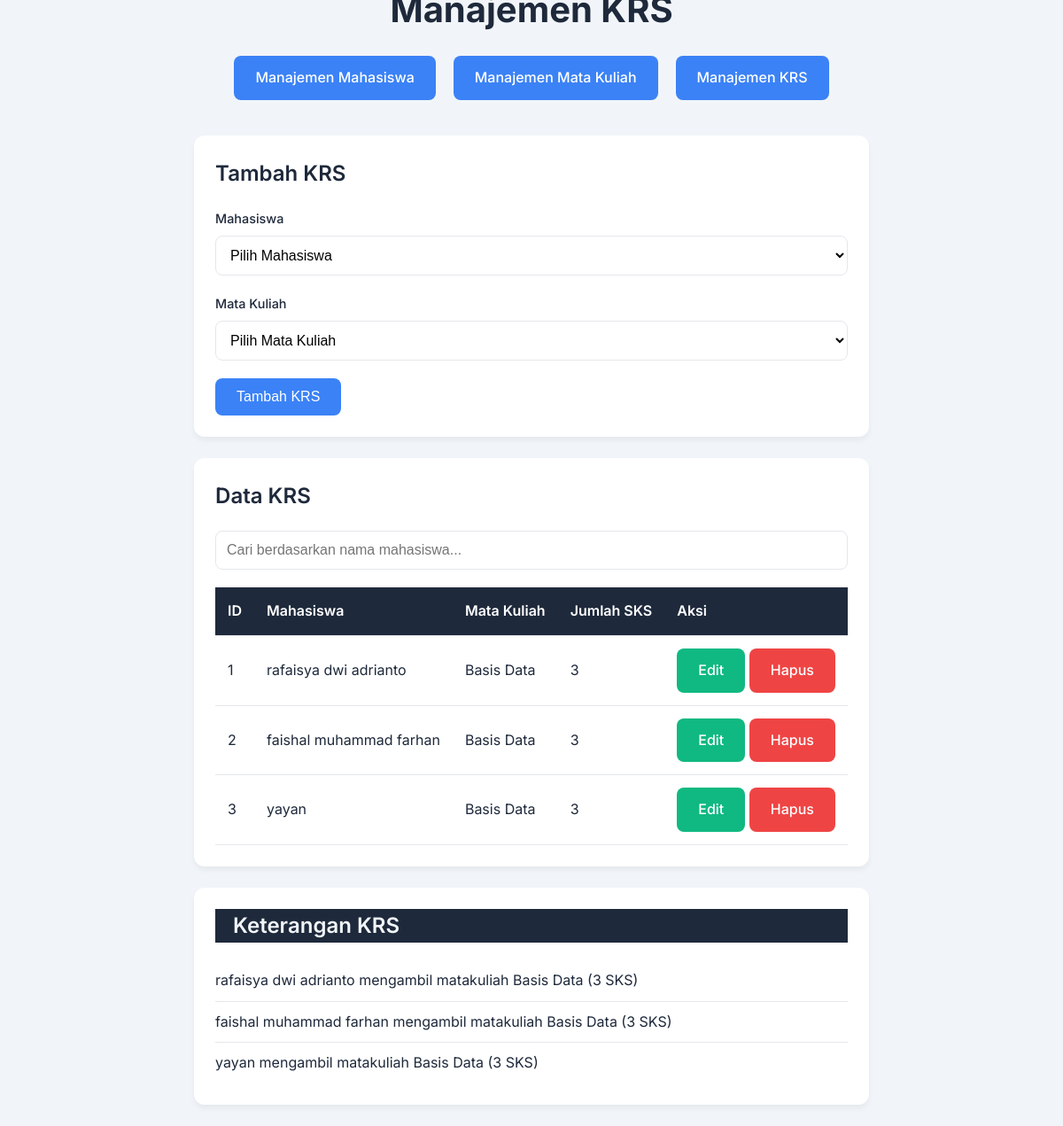
The page /krs.php on the database its author committed.
### tables this page shows
CREATE TABLE `krs` (
  `id` int(11) NOT NULL,
  `mahasiswa_npm` char(13) DEFAULT NULL,
  `matakuliah_kodemk` char(6) DEFAULT NULL
);

CREATE TABLE `mahasiswa` (
  `npm` char(13) NOT NULL,
  `nama` varchar(50) NOT NULL,
  `jurusan` enum('Teknik Informatika','Sistem Informasi') NOT NULL,
  `alamat` text DEFAULT NULL
);

CREATE TABLE `matakuliah` (
  `kodemk` char(6) NOT NULL,
  `nama` varchar(50) NOT NULL,
  `jumlah_sks` int(11) NOT NULL
);

### krs.php (the view, shortened to what this page needs)
<?php
include "connection.php";
$krs = $conn->query("SELECT krs.id, mhs.nama AS nama_mhs, mk.nama AS nama_mk, mk.jumlah_sks
                     FROM krs
                     JOIN mahasiswa mhs ON krs.mahasiswa_npm = mhs.npm
                     JOIN matakuliah mk ON krs.matakuliah_kodemk = mk.kodemk");
?>
<!DOCTYPE html>
<html lang="id">
<head>
    <link rel="stylesheet" href="style.css">
</head>
<body>
    <div class="container">
        <header class="krs">
            <h1>Manajemen KRS</h1>
            <div class="navigation">
                <a href="mahasiswa.php" class="btn btn-primary">Manajemen Mahasiswa</a>
                <a href="matakuliah.php" class="btn btn-primary">Manajemen Mata Kuliah</a>
                <a href="krs.php" class="btn btn-primary">Manajemen KRS</a>
            </div>
        </header>
        <div class="card">
            <h2>Tambah KRS</h2>
            <form method="POST" action="tambah_krs.php">
                <div class="form-group">
                    <label for="mahasiswa_npm">Mahasiswa</label>
                    <select id="mahasiswa_npm" name="mahasiswa_npm" required>
                        <option value="">Pilih Mahasiswa</option>
                    </select>
                </div>
                <div class="form-group">
                    <label for="matakuliah_kodemk">Mata Kuliah</label>
                    <select id="matakuliah_kodemk" name="matakuliah_kodemk" required>
                        <option value="">Pilih Mata Kuliah</option>
                    </select>
                </div>
                <button type="submit" class="btn btn-primary">Tambah KRS</button>
            </form>
        </div>
        <div class="card">
            <h2>Data KRS</h2>
            <div class="search-container">
                <input type="text" id="searchInput" class="search-input" placeholder="Cari berdasarkan nama mahasiswa...">
            </div>
            <table id="krsTable">
                <thead>
                    <tr>
                        <th>ID</th>
                        <th>Mahasiswa</th>
                        <th>Mata Kuliah</th>
                        <th>Jumlah SKS</th>
                        <th>Aksi</th>
                    </tr>
                </thead>
                <tbody>
                    <?php
                    $krs->data_seek(0);
                    while($k = $krs->fetch_assoc()):
                    ?>
                        <tr>
                            <td><?= $k['id'] ?></td>
                            <td><?= $k['nama_mhs'] ?></td>
                            <td><?= $k['nama_mk'] ?></td>
                            <td><?= $k['jumlah_sks'] ?></td>
                            <td>
                                <a href="edit_krs.php?id=<?= $k['id'] ?>" class="btn btn-success">Edit</a>
                                <a href="hapus_krs.php?id=<?= $k['id'] ?>" class="btn btn-danger" onclick="return confirm('Yakin ingin menghapus data ini?')">Hapus</a>
                            </td>
                        </tr>
                    <?php endwhile; ?>
                </tbody>
            </table>
        </div>
        <div class="card">
            <h2 class="krs-head-actv">Keterangan KRS</h2>
            <ul class="krs-description">
                <?php
                $krs->data_seek(0);
                while($k = $krs->fetch_assoc()):
                ?>
                    <li><?= $k['nama_mhs'] ?> mengambil matakuliah <?= $k['nama_mk'] ?> (<?= $k['jumlah_sks'] ?> SKS)</li>
                <?php endwhile; ?>
            </ul>
        </div>
    </div>
</body>
</html>

### style.css (style rules this page uses)
:root { --primary-color: #1e293b; --accent-color: #3b82f6; --success-color: #10b981; --danger-color: #ef4444; --background: #f1f5f9; --card-bg: #ffffff; --text-color: #1e293b; --border-color: #e5e7eb; --shadow: 0 4px 6px rgba(0, 0, 0, 0.05); --secondary-color: #6b7280; }
* { box-sizing: border-box; margin: 0; padding: 0; }
body { height: 100vh; width: 100%; display: flex; justify-content: center; align-items: center; font-family: 'Inter', sans-serif; background-color: var(--background); color: var(--text-color); line-height: 1.6; }
.container { max-width: 1200px; margin: 40px auto; padding: 0 20px; }
header { text-align: center; margin-bottom: 40px; display: flex; justify-content: space-between; align-items: center; }
header h1 { font-size: 2.5rem; font-weight: 700; color: var(--primary-color); }
.krs { display: flex; justify-content: space-between; align-items: center; flex-direction: column; padding-top: 450px; }
.navigation { display: flex; flex-wrap: wrap; padding-top: 20px; gap: 20px; justify-content: center; }
.card { background: var(--card-bg); border-radius: 12px; padding: 24px; margin-bottom: 24px; box-shadow: var(--shadow); width: 100%; }
.krs-head-actv { background: var(--primary-color); color: var(--background); padding-left: 20px; }
.card h2 { font-size: 1.5rem; font-weight: 600; width: 100%; margin-bottom: 20px; }
.form-group { margin-bottom: 20px; }
.form-group label { display: block; font-size: 0.9rem; font-weight: 500; margin-bottom: 8px; color: var(--text-color); }
.form-group input, .form-group select, .form-group textarea { width: 100%; padding: 12px; border: 1px solid var(--border-color); border-radius: 8px; font-size: 1rem; background: #fff; transition: border-color 0.2s ease; }
.btn { display: inline-block; padding: 12px 24px; border: none; border-radius: 8px; font-size: 1rem; font-weight: 500; text-align: center; cursor: pointer; text-decoration: none; transition: all 0.2s ease; }
.btn-primary { background: var(--accent-color); color: #fff; }
.btn-success { background: var(--success-color); color: #fff; }
.btn-danger { background: var(--danger-color); color: #fff; }
table { width: 100%; border-collapse: collapse; margin-top: 20px; }
thead { background: var(--primary-color); color: #fff; }
th, td { padding: 14px; text-align: left; border-bottom: 1px solid var(--border-color); }
th { font-weight: 600; }
.search-container { margin-bottom: 20px; }
.search-input { width: 100%; padding: 12px; border: 1px solid var(--border-color); border-radius: 8px; font-size: 1rem; background: #fff; transition: border-color 0.2s ease; }
.krs-description { list-style: none; padding: 0; }
.krs-description li { padding: 10px 0; border-bottom: 1px solid var(--border-color); font-size: 1rem; color: var(--text-color); }
.krs-description li:last-child { border-bottom: none; }

### rows shown on the page
krs: id "1", mahasiswa_npm.nama "rafaisya dwi adrianto", matakuliah_kodemk.nama "Basis Data", matakuliah_kodemk.jumlah_sks "3"
krs: id "2", mahasiswa_npm.nama "faishal muhammad farhan", matakuliah_kodemk.nama "Basis Data", matakuliah_kodemk.jumlah_sks "3"
krs: id "3", mahasiswa_npm.nama "yayan", matakuliah_kodemk.nama "Basis Data", matakuliah_kodemk.jumlah_sks "3"
